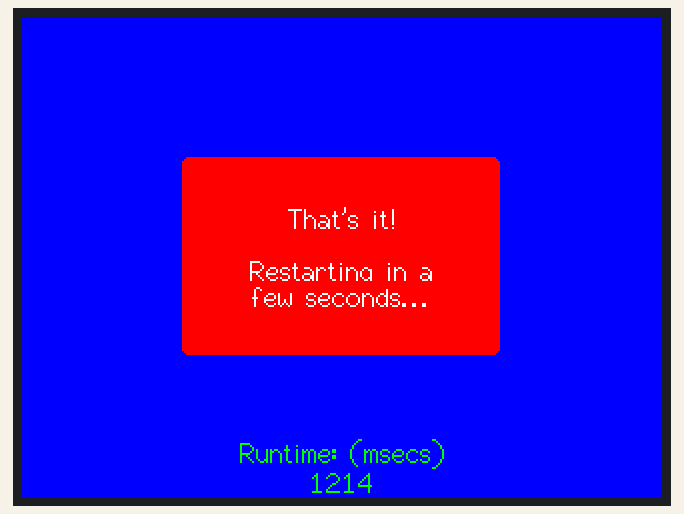
This sketch was run on a simulated ESP32. On the bench: 320×240 colour display. Random numbers use the default seed unless the sketch sets one.

Above: at 1.4 s.

The sketch:

UTFT_demo.ino
```cpp
// Demo based on:
// UTFT_Demo_320x240 by Henning Karlsen
// web: http://www.henningkarlsen.com/electronics
//
/*

 This sketch uses the GLCD and font 2 only.

 Make sure all the display driver and pin comnenctions are correct by
 editting the User_Setup.h file in the TFT_eSPI library folder.

 #########################################################################
 ###### DON'T FORGET TO UPDATE THE User_Setup.h FILE IN THE LIBRARY ######
 #########################################################################
 */

#include "SPI.h"

#include "TFT_eSPI.h"

#define TFT_GREY 0x7BEF

TFT_eSPI myGLCD = TFT_eSPI();       // Invoke custom library

unsigned long runTime = 0;
void setup()
{
  randomSeed(analogRead(A0));
// Setup the LCD
  myGLCD.init();
  myGLCD.setRotation(1);
}

void loop()
{
  randomSeed(millis());
  //randomSeed(1234); // This ensure test is repeatable with exact same draws each loop
  int buf[318];
  int x, x2;
  int y, y2;
  int r;
  runTime = millis();
// Clear the screen and draw the frame
  myGLCD.fillScreen(TFT_BLACK);


  myGLCD.fillRect(0, 0, 319, 14,TFT_RED);

  myGLCD.fillRect(0, 226, 319, 14,TFT_GREY);

  myGLCD.setTextColor(TFT_BLACK,TFT_RED);
  myGLCD.drawCentreString("* TFT_eSPI *", 160, 4, 1);
  myGLCD.setTextColor(TFT_YELLOW,TFT_GREY);
  myGLCD.drawCentreString("Adapted by Bodmer", 160, 228,1);

  myGLCD.drawRect(0, 14, 319, 211, TFT_BLUE);

// Draw crosshairs
  myGLCD.drawLine(159, 15, 159, 224,TFT_BLUE);
  myGLCD.drawLine(1, 119, 318, 119,TFT_BLUE);
  for (int i=9; i<310; i+=10)
    myGLCD.drawLine(i, 117, i, 121,TFT_BLUE);
  for (int i=19; i<220; i+=10)
    myGLCD.drawLine(157, i, 161, i,TFT_BLUE);

// Draw sin-, cos- and tan-lines
  myGLCD.setTextColor(TFT_CYAN);
  myGLCD.drawString("Sin", 5, 15,2);
  for (int i=1; i<318; i++)
  {
    myGLCD.drawPixel(i,119+(sin(((i*1.13)*3.14)/180)*95),TFT_CYAN);
  }
  myGLCD.setTextColor(TFT_RED);
  myGLCD.drawString("Cos", 5, 30,2);
  for (int i=1; i<318; i++)
  {
    myGLCD.drawPixel(i,119+(cos(((i*1.13)*3.14)/180)*95),TFT_RED);
  }
  myGLCD.setTextColor(TFT_YELLOW);
  myGLCD.drawString("Tan", 5, 45,2);
  for (int i=1; i<318; i++)
  {
    myGLCD.drawPixel(i,119+(tan(((i*1.13)*3.14)/180)),TFT_YELLOW);
  }

  delay(0);

  myGLCD.fillRect(1,15,317,209,TFT_BLACK);

  myGLCD.drawLine(159, 15, 159, 224,TFT_BLUE);
  myGLCD.drawLine(1, 119, 318, 119,TFT_BLUE);
int col = 0;
// Draw a moving sinewave
  x=1;
  for (int i=1; i<(317*20); i++)
  {
    x++;
    if (x==318)
      x=1;
    if (i>318)
    {
      if ((x==159)||(buf[x-1]==119))
        col = TFT_BLUE;
      else
      myGLCD.drawPixel(x,buf[x-1],TFT_BLACK);
    }
    y=119+(sin(((i*1.1)*3.14)/180)*(90-(i / 100)));
    myGLCD.drawPixel(x,y,TFT_BLUE);
    buf[x-1]=y;
  }

  delay(0);

  myGLCD.fillRect(1,15,317,209,TFT_BLACK);

// Draw some filled rectangles
  for (int i=1; i<6; i++)
  {
    switch (i)
    {
      case 1:
        col = TFT_MAGENTA;
        break;
      case 2:
        col = TFT_RED;
        break;
      case 3:
        col = TFT_GREEN;
        break;
      case 4:
        col = TFT_BLUE;
        break;
      case 5:
        col = TFT_YELLOW;
        break;
    }
    myGLCD.fillRect(70+(i*20), 30+(i*20), 60, 60,col);
  }

  delay(0);

  myGLCD.fillRect(1,15,317,209,TFT_BLACK);

// Draw some filled, rounded rectangles
  for (int i=1; i<6; i++)
  {
    switch (i)
    {
      case 1:
        col = TFT_MAGENTA;
        break;
      case 2:
        col = TFT_RED;
        break;
      case 3:
        col = TFT_GREEN;
        break;
      case 4:
        col = TFT_BLUE;
        break;
      case 5:
        col = TFT_YELLOW;
        break;
    }
    myGLCD.fillRoundRect(190-(i*20), 30+(i*20), 60,60, 3,col);
  }

  delay(0);

  myGLCD.fillRect(1,15,317,209,TFT_BLACK);

// Draw some filled circles
  for (int i=1; i<6; i++)
  {
    switch (i)
    {
      case 1:
        col = TFT_MAGENTA;
        break;
      case 2:
        col = TFT_RED;
        break;
      case 3:
        col = TFT_GREEN;
        break;
      case 4:
        col = TFT_BLUE;
        break;
      case 5:
        col = TFT_YELLOW;
        break;
    }
    myGLCD.fillCircle(100+(i*20),60+(i*20), 30,col);
  }

  delay(0);

  myGLCD.fillRect(1,15,317,209,TFT_BLACK);

// Draw some lines in a pattern

  for (int i=15; i<224; i+=5)
  {
    myGLCD.drawLine(1, i, (i*1.44)-10, 223,TFT_RED);
  }

  for (int i=223; i>15; i-=5)
  {
    myGLCD.drawLine(317, i, (i*1.44)-11, 15,TFT_RED);
  }

  for (int i=223; i>15; i-=5)
  {
    myGLCD.drawLine(1, i, 331-(i*1.44), 15,TFT_CYAN);
  }

  for (int i=15; i<224; i+=5)
  {
    myGLCD.drawLine(317, i, 330-(i*1.44), 223,TFT_CYAN);
  }

  delay(0);


  myGLCD.fillRect(1,15,317,209,TFT_BLACK);

// Draw some random circles
  for (int i=0; i<100; i++)
  {
    x=32+random(256);
    y=45+random(146);
    r=random(30);
    myGLCD.drawCircle(x, y, r,random(0xFFFF));
  }

  delay(0);

  myGLCD.fillRect(1,15,317,209,TFT_BLACK);

// Draw some random rectangles
  for (int i=0; i<100; i++)
  {
    x=2+random(316);
    y=16+random(207);
    x2=2+random(316);
    y2=16+random(207);
    if (x2<x) {
      r=x;x=x2;x2=r;
    }
    if (y2<y) {
      r=y;y=y2;y2=r;
    }
    myGLCD.drawRect(x, y, x2-x, y2-y,random(0xFFFF));
  }

  delay(0);


  myGLCD.fillRect(1,15,317,209,TFT_BLACK);

// Draw some random rounded rectangles
  for (int i=0; i<100; i++)
  {
    x=2+random(316);
    y=16+random(207);
    x2=2+random(316);
    y2=16+random(207);
    // We need to get the width and height and do some window checking
    if (x2<x) {
      r=x;x=x2;x2=r;
    }
    if (y2<y) {
      r=y;y=y2;y2=r;
    }
    // We need a minimum size of 6
    if((x2-x)<6) x2=x+6;
    if((y2-y)<6) y2=y+6;
    myGLCD.drawRoundRect(x, y, x2-x,y2-y, 3,random(0xFFFF));
  }

  delay(0);

  myGLCD.fillRect(1,15,317,209,TFT_BLACK);

 //randomSeed(1234);
 int colour = 0;
 for (int i=0; i<100; i++)
  {
    x=2+random(316);
    y=16+random(209);
    x2=2+random(316);
    y2=16+random(209);
    colour=random(0xFFFF);
    myGLCD.drawLine(x, y, x2, y2,colour);
  }

  delay(0);

  myGLCD.fillRect(1,15,317,209,TFT_BLACK);

  // This test has been modified as it takes more time to calculate the random numbers
  // than to draw the pixels (3 seconds to produce 30,000 randoms)!
  for (int i=0; i<10000; i++)
  {
    myGLCD.drawPixel(2+random(316), 16+random(209),random(0xFFFF));
  }

  // Draw 10,000 pixels to fill a 100x100 pixel box
  // use the coords as the colour to produce the banding
  //byte i = 100;
  //while (i--) {
  //  byte j = 100;
  //  while (j--) myGLCD.drawPixel(i+110,j+70,i+j);
  //  //while (j--) myGLCD.drawPixel(i+110,j+70,0xFFFF);
  //}
  delay(0);

  myGLCD.fillScreen(TFT_BLUE);
  myGLCD.fillRoundRect(80, 70, 239-80,169-70, 3,TFT_RED);

  myGLCD.setTextColor(TFT_WHITE,TFT_RED);
  myGLCD.drawCentreString("That's it!", 160, 93,2);
  myGLCD.drawCentreString("Restarting in a", 160, 119,2);
  myGLCD.drawCentreString("few seconds...", 160, 132,2);

  runTime = millis()-runTime;
  myGLCD.setTextColor(TFT_GREEN,TFT_BLUE);
  myGLCD.drawCentreString("Runtime: (msecs)", 160, 210,2);
  myGLCD.setTextDatum(TC_DATUM);
  myGLCD.drawNumber(runTime, 160, 225,2);
  delay (5000);
}
```
